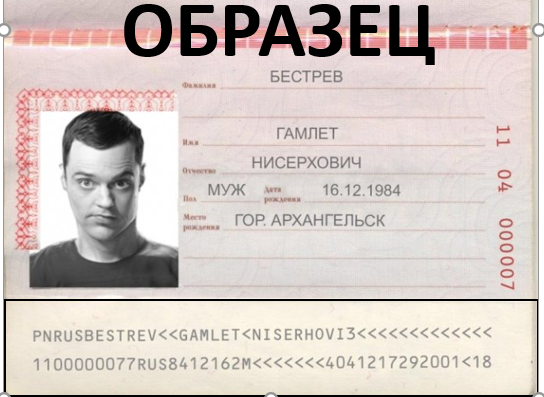
#> input picture data/test/passport_2.png, 544 x 397 px
$ python draw.py
#> lines starting #> are read from the running program, lines starting #| are printed output that depends on the picture; after the words box and inside, x2 and y2 are one past the last pixel; in counts of white or black regions, pixels touching at a corner belong together
import os
import cv2
import numpy as np

CLASS_NAMES = {
    0: "Date of birth",
    1: "Gender",
    2: "Last name",
    3: "Name",
    4: "Passport number",
    5: "Passport series",
    6: "Photo",
    7: "Place of birth",
    8: "Surname"
}


def get_color(class_id):
    np.random.seed(class_id)
    return tuple(int(c) for c in np.random.randint(0, 255, 3))


def read_image_and_labels(image_path, label_path):
    image = cv2.imread(image_path)
    if image is None:
        raise FileNotFoundError(f"Image not found: {image_path}")

    with open(label_path, 'r', encoding='utf-8') as f:
        lines = f.read().splitlines()

    return image, lines


def get_best_detections(lines):
    best_detections = {}

    for line in lines:
        parts = list(map(float, line.strip().split()))
        cls_id, x_c, y_c, bw, bh, conf = parts
        cls_id = int(cls_id)

        if cls_id not in best_detections or conf > best_detections[cls_id][-1]:
            best_detections[cls_id] = (x_c, y_c, bw, bh, conf)

    return best_detections


def draw_boxes(image, detections, class_names, alpha=0.4):
    overlay = image.copy()
    h_img, w_img = image.shape[:2]

    for cls_id, (x_c, y_c, bw, bh, conf) in detections.items():
        x1 = int((x_c - bw / 2) * w_img)
        y1 = int((y_c - bh / 2) * h_img)
        x2 = int((x_c + bw / 2) * w_img)
        y2 = int((y_c + bh / 2) * h_img)

        color = get_color(cls_id)
        label = f"{class_names.get(cls_id, str(cls_id))} {conf:.2f}"

        cv2.rectangle(overlay, (x1, y1), (x2, y2), color, -1)
        cv2.rectangle(image, (x1, y1), (x2, y2), color, 2)

        font = cv2.FONT_HERSHEY_SIMPLEX
        (tw, th), _ = cv2.getTextSize(label, font, 0.5, 1)
        cv2.rectangle(image, (x1, y1 - th - 4), (x1 + tw + 4, y1), color, -1)
        cv2.putText(image, label, (x1 + 2, y1 - 2), font, 0.5, (255, 255, 255), 1)

    cv2.addWeighted(overlay, alpha, image, 1 - alpha, 0, image)
    return image


def main():
    image_path = "data/test/passport_2.png"
    label_path = "yolov5/runs/detect/exp2/labels/passport_2.txt"
    output_path = "data/output_with_boxes.png"

    image, lines = read_image_and_labels(image_path, label_path)
#> in read_image_and_labels, image is the input picture: shape (397, 544, 3); mean B, G, R 194.3, 199.1, 210.4
#> (reads yolov5/runs/detect/exp3/labels/passport_2.txt from the repository)
#> lines = 17 items
    best_detections = get_best_detections(lines)
#> the loop in get_best_detections, `for line in lines:` made 17 passes
#> (cls_id, x_c, y_c, bw, bh, conf) on passes 1 to 12: (0, 0.57, 0.191, 0.176, 0.121, 0.273), (2, 0.662, 0.477, 0.184, 0.108, 0.283), (7, 0.664, 0.476, 0.169, 0.111, 0.313), (2, 0.564, 0.334, 0.154, 0.113, 0.332), (3, 0.562, 0.33, 0.16, 0.106, 0.338), (5, 0.934, 0.618, 0.0809, 0.28, 0.356), (0, 0.557, 0.409, 0.213, 0.108, 0.366), (7, 0.563, 0.403, 0.237, 0.111, 0.392), (8, 0.559, 0.198, 0.173, 0.103, 0.397), (2, 0.561, 0.407, 0.206, 0.123, 0.413), (1, 0.428, 0.472, 0.103, 0.103, 0.44), (4, 0.932, 0.387, 0.0772, 0.275, 0.528)
#> after the loop in get_best_detections, `for line in lines:`: best_detections = 9 items
#> best_detections = 9 items
    annotated_image = draw_boxes(image, best_detections, CLASS_NAMES)
#> the loop in draw_boxes, `for cls_id, (x_c, y_c, bw, bh, conf) in detections.items():` made 9 passes
#> (cls_id, x_c, y_c, bw, bh, conf, x1, y1) on passes 1 to 9: (0, 0.666, 0.471, 0.186, 0.101, 0.561, 311, 167), (2, 0.561, 0.407, 0.206, 0.123, 0.413, 249, 136), (7, 0.572, 0.549, 0.316, 0.116, 0.671, 225, 194), (3, 0.562, 0.33, 0.16, 0.106, 0.338, 262, 110), (5, 0.926, 0.389, 0.0846, 0.275, 0.621, 481, 100), (8, 0.559, 0.198, 0.173, 0.103, 0.397, 257, 57), (1, 0.428, 0.472, 0.103, 0.103, 0.44, 205, 166), (4, 0.933, 0.63, 0.0864, 0.272, 0.531, 483, 196), (6, 0.192, 0.482, 0.267, 0.511, 0.897, 32, 90)
#> after the loop in draw_boxes, `for cls_id, (x_c, y_c, bw, bh, conf) in detections.items():`:
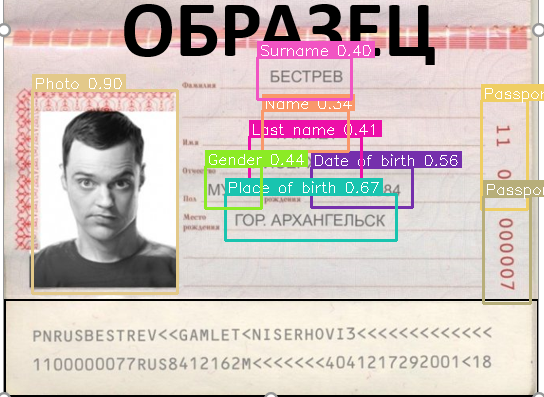
#> image: shape (397, 544, 3); 10.56% of pixels changed, all inside (x1, y1, x2, y2) = (31, 41, 544, 305)
#> after the loop in draw_boxes, `for cls_id, (x_c, y_c, bw, bh, conf) in detections.items():`:
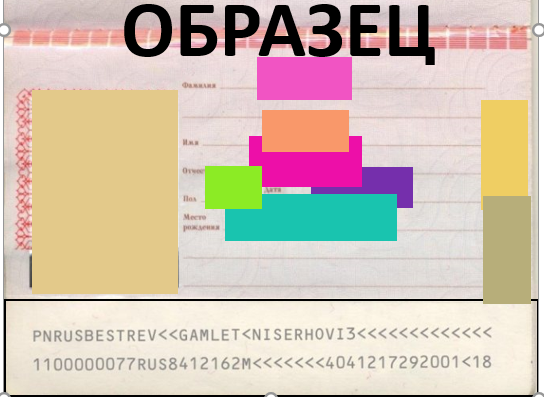
#> overlay: shape (397, 544, 3); mean B, G, R 179.7, 193.8, 209.7
#> in draw_boxes, `cv2.addWeighted(overlay, alpha, image, 1 - alpha, 0, image)`:
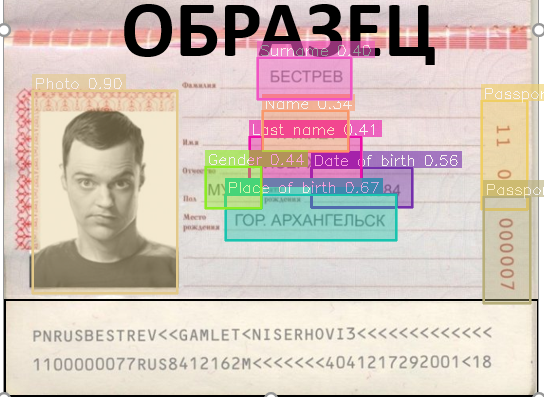
#> image: shape (397, 544, 3); mean B, G, R 185.4, 194, 208
    cv2.imwrite(output_path, annotated_image)


if __name__ == '__main__':
    main()
